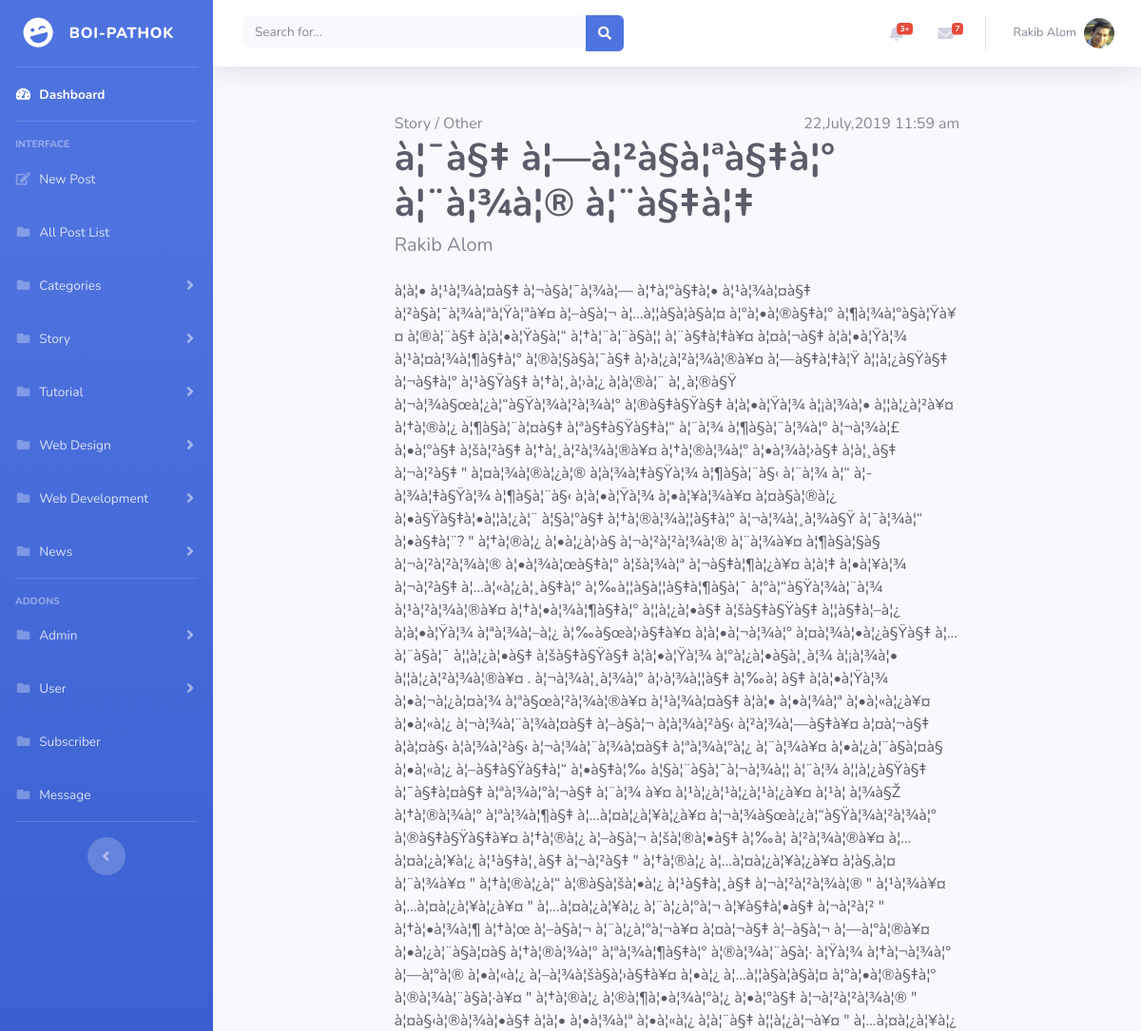
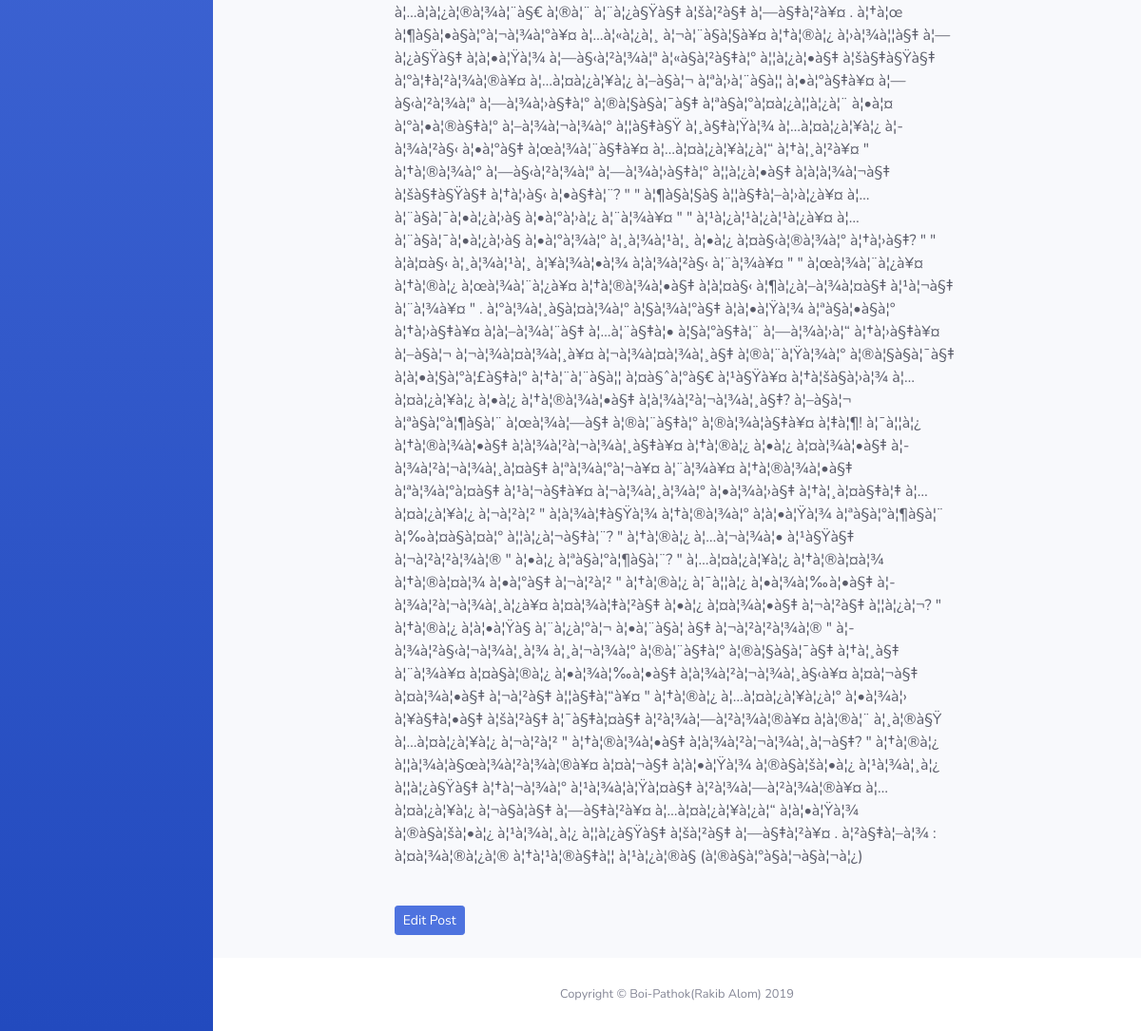
/adminpanel/admin/post_view.php?post_id=36 (signed in), run on the app's committed database (2 pictures, top to bottom).
### tables this page shows
CREATE TABLE `categories` (
  `cate_id` int(11) NOT NULL,
  `cate_name` varchar(50) NOT NULL,
  `cate_status` int(11) NOT NULL DEFAULT '1'
);

CREATE TABLE `post` (
  `post_id` int(11) NOT NULL,
  `post_name` text NOT NULL,
  `post_owner` varchar(50) NOT NULL,
  `cate_id` int(11) NOT NULL,
  `cate_level_id` int(11) NOT NULL,
  `post_text` text NOT NULL,
  `post_image` text NOT NULL,
  `post_date` varchar(50) NOT NULL,
  `post_status` int(11) NOT NULL DEFAULT '1',
  `admin_id` int(11) NOT NULL,
  `user_id` int(11) NOT NULL
);

CREATE TABLE `categories_level` (
  `cate_level_id` int(11) NOT NULL,
  `cate_id` int(11) NOT NULL,
  `cate_level_name` varchar(50) NOT NULL,
  `cate_level_status` int(11) NOT NULL DEFAULT '1'
);

### adminpanel/admin/post_view.php (the view, shortened to what this page needs)
<?php
	include ('../include/admin_header.php');
	include ('../include/dbcon.php');
	$id = $_GET['post_id'];
	$sql = "SELECT categories.cate_name,categories_level.cate_level_name, post.* FROM post INNER JOIN categories ON categories.cate_id = post.cate_id INNER JOIN categories_level ON categories_level.cate_level_id = post.cate_level_id WHERE post_id = '$id'";
	$run = mysqli_query($con,$sql);
	$result = mysqli_fetch_assoc($run);
?>
  <div id="wrapper">
        <div class="container-fluid">
	        <div class="col-md-8 offset-2 mt-4 mb-4">
	        	<span><?php echo $result['cate_name']; ?> / <?php echo $result['cate_level_name']; ?></span><span class="float-right"><?php echo $result['post_date']; ?></span>
	        	<h1 class="text-dark font-weight-bold"><?php echo $result['post_name']; ?></h1>
	        	<h5><?php echo $result['post_owner']; ?></h5>
	        	<p class="mt-4 text-dark"><?php echo $result['post_text']; ?></p>
	        	<a class="btn btn-sm btn-primary mt-4" href="post_edit.php?post_id=<?php echo $result['post_id']; ?>">Edit Post</a>
	        </div>
        </div>
      </div>
<?php include ('../include/admin_footer.php'); ?>

### adminpanel/include/admin_header.php (shortened to what this page needs)
<?php
    include ('dbcon.php');
    $email = $_SESSION['email'];
    $sql11 = "SELECT * FROM admin WHERE admin_email = '$email'";
    $run11 = mysqli_query($con,$sql11);
    $result11 = mysqli_fetch_assoc($run11);
 ?>
<!DOCTYPE html>
<html lang="en">
<head>
  <link href="../vendor/fontawesome-free/css/all.min.css" rel="stylesheet" type="text/css">
  <link href="../css/sb-admin-2.css" rel="stylesheet">
  <link href="../vendor/datatables/dataTables.bootstrap4.min.css" rel="stylesheet">
</head>
<body id="page-top">
  <div id="wrapper">
    <ul class="navbar-nav bg-gradient-primary sidebar sidebar-dark accordion" id="accordionSidebar">
      <a class="sidebar-brand d-flex align-items-center justify-content-center" href="index.php">
        <div class="sidebar-brand-icon rotate-n-15">
          <i class="fas fa-laugh-wink"></i>
        </div>
        <div class="sidebar-brand-text mx-3">Boi-Pathok</div>
      </a>
      <hr class="sidebar-divider my-0">
      <li class="nav-item active">
        <a class="nav-link" href="../admin/index.php">
          <i class="fas fa-fw fa-tachometer-alt"></i>
          <span>Dashboard</span></a>
      </li>
      <hr class="sidebar-divider">
      <div class="sidebar-heading">
        Interface
      </div>
      <li class="nav-item">
        <a class="nav-link" href="../admin/post.php">
          <i class="fas fa-fw fa-edit"></i>
          <span>New Post</span></a>
      </li>
      <li class="nav-item">
        <a class="nav-link" href="../admin/post_list.php">
          <i class="fas fa-fw fa-folder"></i>
          <span>All Post List</span></a>
      </li>
      <li class="nav-item">
        <a class="nav-link collapsed" href="#" data-toggle="collapse" data-target="#categoriesNav" aria-expanded="true" aria-controls="collapsePages">
          <i class="fas fa-fw fa-folder"></i>
          <span>Categories</span>
        </a>
      </li>
    <?php
      include ('dbcon.php');
      $sql = "SELECT * FROM categories WHERE cate_status = '1'";
      $run = mysqli_query($con,$sql);
      while($result = mysqli_fetch_assoc($run)) {
     ?>
      <li class="nav-item" value="<?php echo $result['cate_id']; ?>">
        <a class="nav-link collapsed" href="#" data-toggle="collapse" data-target="#navID<?php echo $result['cate_id']; ?>" aria-expanded="true" aria-controls="collapsePages">
          <i class="fas fa-fw fa-folder"></i>
          <span><?php echo $result['cate_name']; ?></span>
        </a>
      </li>
    <?php } ?>
      <hr class="sidebar-divider">
      <div class="sidebar-heading">
        Addons
      </div>
      <li class="nav-item">
        <a class="nav-link collapsed" href="#" data-toggle="collapse" data-target="#adminNav" aria-expanded="true" aria-controls="collapsePages">
          <i class="fas fa-fw fa-folder"></i>
          <span>Admin</span>
        </a>
      </li>
      <li class="nav-item">
        <a class="nav-link collapsed" href="#" data-toggle="collapse" data-target="#userNav" aria-expanded="true" aria-controls="collapsePages">
          <i class="fas fa-fw fa-folder"></i>
          <span>User</span>
        </a>
      </li>
      <li class="nav-item">
        <a class="nav-link" href="../admin/subscribe.php">
          <i class="fas fa-fw fa-folder"></i>
          <span>Subscriber</span></a>
      </li>
      <li class="nav-item">
        <a class="nav-link" href="../admin/contact.php">
          <i class="fas fa-fw fa-folder"></i>
          <span>Message</span></a>
      </li>
      <hr class="sidebar-divider d-none d-md-block">
      <div class="text-center d-none d-md-inline">
        <button class="rounded-circle border-0" id="sidebarToggle"></button>
      </div>
    </ul>
    <div id="content-wrapper" class="d-flex flex-column">
      <div id="content">
        <nav class="navbar navbar-expand navbar-light bg-white topbar mb-4 static-top shadow">
          <form class="d-none d-sm-inline-block form-inline mr-auto ml-md-3 my-2 my-md-0 mw-100 navbar-search">
            <div class="input-group">
              <input type="text" class="form-control bg-light border-0 small" placeholder="Search for..." aria-label="Search" aria-describedby="basic-addon2">
              <div class="input-group-append">
                <button class="btn btn-primary" type="button">
                  <i class="fas fa-search fa-sm"></i>
                </button>
              </div>
            </div>
          </form>
          <ul class="navbar-nav ml-auto">
            <li class="nav-item dropdown no-arrow mx-1">
              <a class="nav-link dropdown-toggle" href="#" id="alertsDropdown" role="button" data-toggle="dropdown" aria-haspopup="true" aria-expanded="false">
                <i class="fas fa-bell fa-fw"></i>
                <span class="badge badge-danger badge-counter">3+</span>
              </a>
            </li>
            <li class="nav-item dropdown no-arrow mx-1">
              <a class="nav-link dropdown-toggle" href="#" id="messagesDropdown" role="button" data-toggle="dropdown" aria-haspopup="true" aria-expanded="false">
                <i class="fas fa-envelope fa-fw"></i>
                <span class="badge badge-danger badge-counter">7</span>
              </a>
            </li>
            <li class="nav-item dropdown no-arrow">
              <a class="nav-link dropdown-toggle" href="#" id="userDropdown" role="button" data-toggle="dropdown" aria-haspopup="true" aria-expanded="false">
                <span class="mr-2 d-none d-lg-inline text-gray-600 small"><?php echo $result11['admin_name']; ?></span>
                <img class="img-profile rounded-circle" src="../img/admin/<?php echo $result11['admin_image']; ?>">
              </a>
            </li>
          </ul>
        </nav>

### data on the page
categories: $result['cate_id'] 8 (drawn), cate_name "Story"
categories: $result['cate_id'] 9 (drawn), cate_name "Tutorial"
categories: $result['cate_id'] 10 (drawn), cate_name "Web Design"
categories: $result['cate_id'] 11 (drawn), cate_name "Web Development"
categories: $result['cate_id'] 12 (drawn), cate_name "News"
post: cate.cate_name "Story", cate_level.cate_level_name "Other", post_date "22,July,2019 11:59 am", post_name "à¦¯à§‡ à¦—à¦²à§à¦ªà§‡à¦° à¦¨à¦¾à¦® à¦¨à§‡à¦‡", post_owner "Rakib Alom", post_text "à¦à¦• à¦¹à¦¾à¦¤à§‡ à¦¬à§à¦¯à¦¾à¦— à¦†à¦°à§‡à¦• à¦¹à¦¾à¦¤à§‡ à¦²à§à¦¯à¦¾à¦ªà¦Ÿà¦ªà¥¤ à¦–à§à¦¬ à¦…à¦¦à§à¦­à§à¦¤ à¦°à¦•à¦®à§‡à¦° à¦¶à¦¾à¦°à§à¦Ÿà¥¤ à¦®à¦¨à§‡ à¦à¦•à¦Ÿà§à¦“ à¦†à¦¨à¦¨à§à¦¦ à¦¨à§‡à¦‡à¥¤ à¦¤à¦¬à§‡ à¦à¦•à¦Ÿà¦¾ à¦¹à¦¤à¦¾à¦¶à§‡à¦° à¦®à¦§à§à¦¯à§‡ à¦›à¦¿à¦²à¦¾à¦®à¥¤ à¦—à§‡à¦‡à¦Ÿ à¦¦à¦¿à§Ÿà§‡ à¦¬à§‡à¦° à¦¹à§Ÿà§‡ à¦†à¦¸à¦›à¦¿ à¦à¦®à¦¨ à¦¸à¦®à§Ÿ à¦¬à¦¾à§œà¦¿à¦“à§Ÿà¦¾à¦²à¦¾à¦° à¦®à§‡à§Ÿà§‡ à¦à¦•à¦Ÿà¦¾ à¦¡à¦¾à¦• à¦¦à¦¿à¦²à¥¤ à¦†à¦®à¦¿ à¦¶à§à¦¨à¦¤à§‡ à¦ªà§‡à§Ÿà§‡à¦“ à¦¨à¦¾ à¦¶à§à¦¨à¦¾à¦° à¦¬à¦¾à¦£ à¦•à¦°à§‡ à¦šà¦²à§‡ à¦†à¦¸à¦²à¦¾à¦®à¥¤ à¦†à¦®à¦¾à¦° à¦•à¦¾à¦›à§‡ à¦à¦¸à§‡ à¦¬à¦²à§‡ \" à¦¤à¦¾à¦®à¦¿à¦® à¦­à¦¾à¦‡à§Ÿà¦¾ à¦¶à§à¦¨à§‹ à¦¨à¦¾ à¦“ à¦­à¦¾à¦‡à§Ÿà¦¾ à¦¶à§à¦¨à§‹…"

### other printed values
$result11['admin_name'] "Rakib Alom"
